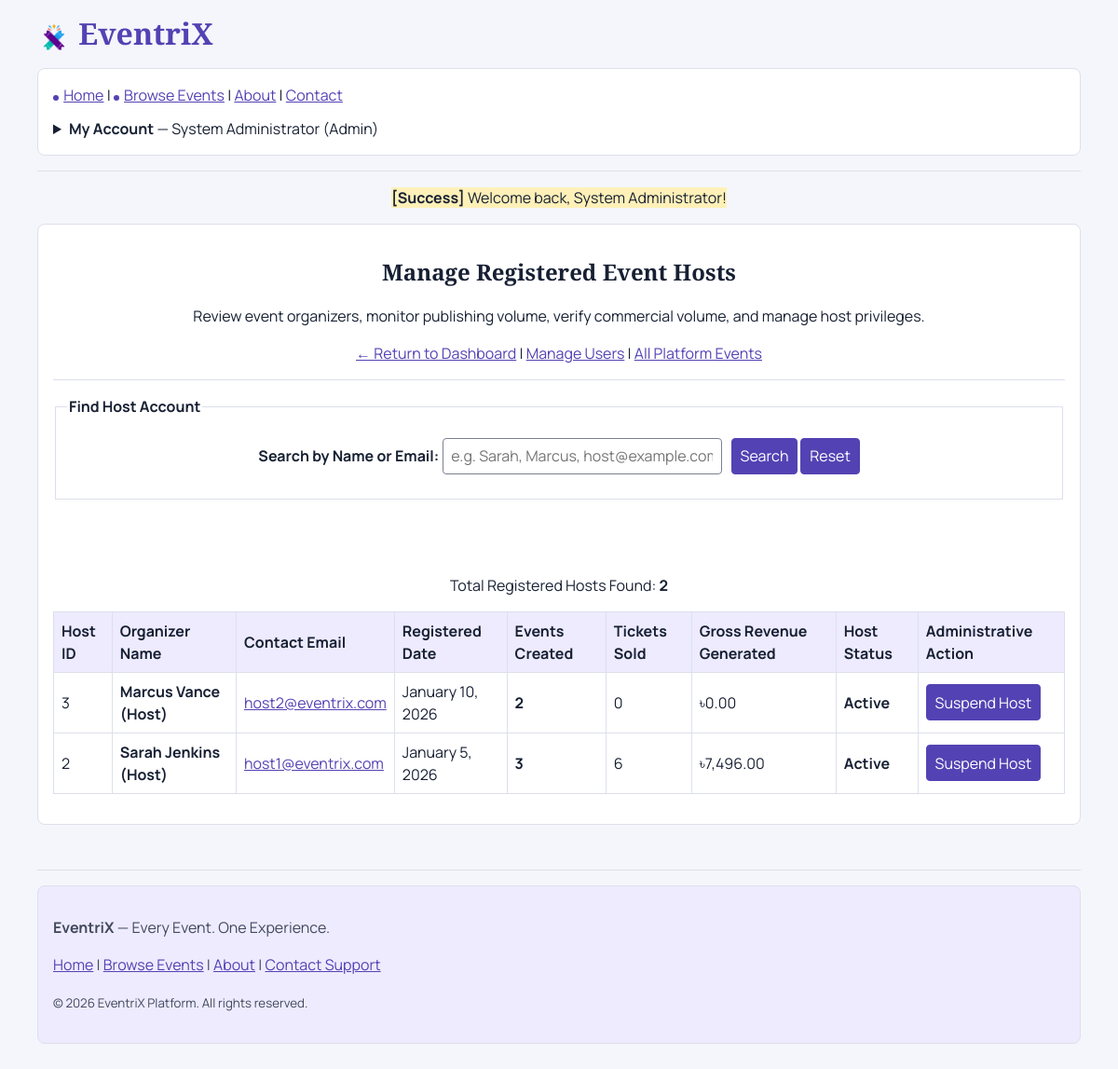
Page /admin/manage-hosts.php (signed in) on the committed database.
### tables this page shows
CREATE TABLE `users` (
  `id` INT AUTO_INCREMENT PRIMARY KEY,
  `full_name` VARCHAR(100) NOT NULL,
  `email` VARCHAR(150) NOT NULL UNIQUE,
  `password` VARCHAR(255) NOT NULL,
  `role` ENUM('admin', 'host', 'user') NOT NULL DEFAULT 'user',
  `status` ENUM('active', 'suspended') NOT NULL DEFAULT 'active',
  `created_at` TIMESTAMP DEFAULT CURRENT_TIMESTAMP,
  INDEX `idx_users_role` (`role`),
  INDEX `idx_users_status` (`status`)
);

### admin/manage-hosts.php (the view, shortened to what this page needs)
<?php
require_once __DIR__ . '/../includes/database.php';
require_once __DIR__ . '/../includes/functions.php';
$search = sanitize_input($_GET['search'] ?? '');
$query = "SELECT u.*,
          COUNT(DISTINCT e.id) AS total_events,
          COALESCE(SUM(CASE WHEN b.booking_status = 'Confirmed' THEN b.quantity ELSE 0 END), 0) AS tickets_sold,
          COALESCE(SUM(CASE WHEN b.booking_status = 'Confirmed' THEN b.total_amount ELSE 0 END), 0) AS total_revenue
          FROM users u
          LEFT JOIN events e ON u.id = e.host_id
          LEFT JOIN bookings b ON e.id = b.event_id
          WHERE u.role = 'host'";
$params = [];
$query .= " GROUP BY u.id ORDER BY u.created_at DESC";
$stmt = $pdo->prepare($query);
$stmt->execute($params);
$hosts = $stmt->fetchAll();
require __DIR__ . '/../includes/header.php';
?>
<center>
    <h2>Manage Registered Event Hosts</h2>
    <p>Review event organizers, monitor publishing volume, verify commercial volume, and manage host privileges.</p>
    <p>
        <a href="dashboard.html">&larr; Return to Dashboard</a> |
        <a href="manage-users.html">Manage Users</a> |
        <a href="manage-events.html">All Platform Events</a>
    </p>
    <hr>
    <fieldset>
        <legend><strong>Find Host Account</strong></legend>
        <form action="manage-hosts.html" method="GET">
            <p>
                <label for="search"><strong>Search by Name or Email:</strong></label>
                <input type="text" id="search" name="search" value="<?php echo e($search); ?>" placeholder="e.g. Sarah, Marcus, host@example.com" size="30">
                <button type="submit">Search</button>
                <a href="manage-hosts.html"><button type="button">Reset</button></a>
            </p>
        </form>
    </fieldset>
    <br><br>
    <section>
        <p>Total Registered Hosts Found: <strong><?php echo count($hosts); ?></strong></p>
        <?php if (!empty($hosts)): ?>
            <table border="1" cellpadding="8" cellspacing="0" width="95%">
                <thead>
                    <tr>
                        <th>Host ID</th>
                        <th>Organizer Name</th>
                        <th>Contact Email</th>
                        <th>Registered Date</th>
                        <th>Events Created</th>
                        <th>Tickets Sold</th>
                        <th>Gross Revenue Generated</th>
                        <th>Host Status</th>
                        <th>Administrative Action</th>
                    </tr>
                </thead>
                <tbody>
                    <?php foreach ($hosts as $h): ?>
                        <tr>
                            <td><?php echo $h['id']; ?></td>
                            <td><strong><?php echo e($h['full_name']); ?></strong></td>
                            <td><a href="mailto:<?php echo e($h['email']); ?>"><?php echo e($h['email']); ?></a></td>
                            <td><?php echo format_date($h['created_at']); ?></td>
                            <td align="center"><strong><?php echo $h['total_events']; ?></strong></td>
                            <td align="center"><?php echo $h['tickets_sold']; ?></td>
                            <td><?php echo format_price($h['total_revenue']); ?></td>
                            <td align="center">
                                <?php if ($h['status'] === 'active'): ?>
                                    <strong>Active</strong>
                                <?php else: ?>
                                    <mark><strong>SUSPENDED</strong></mark>
                                <?php endif; ?>
                            </td>
                            <td align="center">
                                <form action="manage-hosts.html" method="POST">
                                    <?php if ($h['status'] === 'active'): ?>
                                        <button type="submit" onclick="return confirm('Suspend this host account? The host will not be able to log in or manage events.');">
                                            Suspend Host
                                        </button>
                                    <?php endif; ?>
                                </form>
                            </td>
                        </tr>
                    <?php endforeach; ?>
                </tbody>
            </table>
        <?php else: ?>
            <p><em>No hosts found matching your search.</em></p>
        <?php endif; ?>
    </section>
</center>
<?php require __DIR__ . '/../includes/footer.php'; ?>

### assets/css/site.css (style rules this page uses)
:root { --accent: #5342b3; --ink: #172033; --line: #dce0eb; }
* { box-sizing: border-box; }
body { margin: 0 auto; max-width: 72rem; padding: 1rem; color: var(--ink); background: #f5f6fb; font: 1rem/1.5 Manrope, Arial, sans-serif; }
h1, h2, h3 { font-family: "Playfair Display", Georgia, serif; line-height: 1.25; }
a { color: var(--accent); }
hr { border: 0; border-top: 1px solid var(--line); }
fieldset { min-width: 0; margin-block: 1rem; border: 1px solid var(--line); }
input, select, textarea, button { max-width: 100%; padding: .4rem .55rem; border: 1px solid #7b8090; border-radius: 4px; font: inherit; }
button, .nav-auth, .landing-intro > p:last-child a, .landing-cta a { color: white; background: var(--accent); border-color: var(--accent); }
button { cursor: pointer; }
table { width: 100%; margin-block: 1rem; border-collapse: collapse; border-color: var(--line); }
th, td { padding: .5rem; border: 1px solid var(--line); text-align: left; }
th { background: #eeebff; }

### rows in the picture
users: id "3", full_name "Marcus Vance (Host)", email "host2@eventrix.com", created_at "January 10, 2026", total_events "2", tickets_sold "0", total_revenue "৳0.00", status "Active"
users: id "2", full_name "Sarah Jenkins (Host)", email "host1@eventrix.com", created_at "January 5, 2026", total_events "3", tickets_sold "6", total_revenue "৳7,496.00", status "Active"

### other values in the picture
$site_name "EventriX"
current_user_name() "System Administrator"
current_user_role() "Admin"
$message "Welcome back, System Administrator!"
count($hosts) "2"
